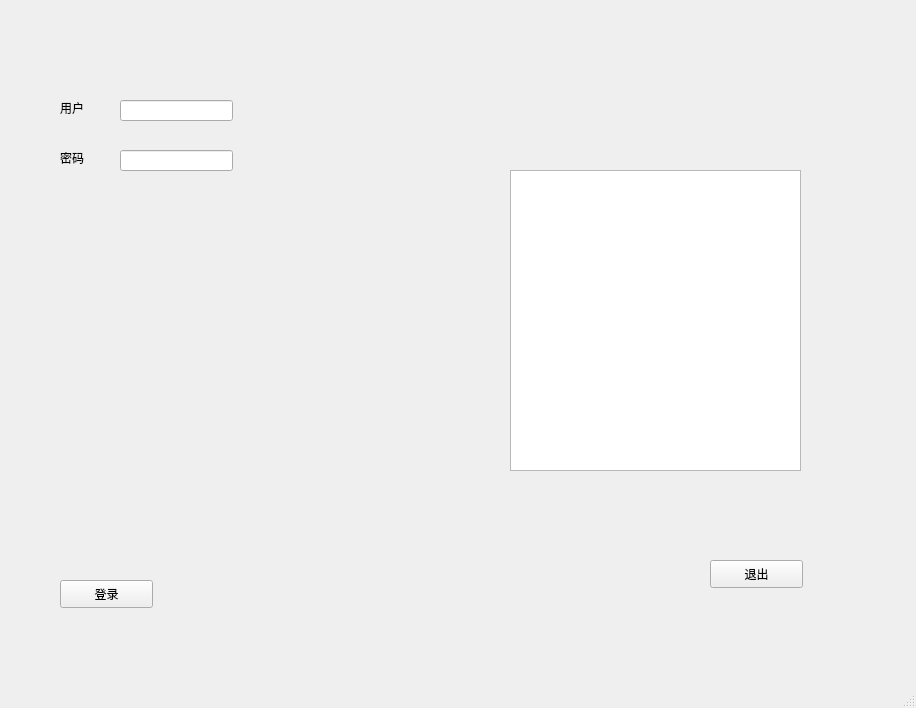
<?xml version="1.0" encoding="UTF-8"?>
<ui version="4.0">
 <class>MainWindow</class>
 <widget class="QMainWindow" name="MainWindow">
  <property name="geometry">
   <rect>
    <x>0</x>
    <y>0</y>
    <width>916</width>
    <height>708</height>
   </rect>
  </property>
  <property name="windowTitle">
   <string>MainWindow</string>
  </property>
  <widget class="QWidget" name="centralwidget">
   <widget class="QPushButton" name="pushButton">
    <property name="geometry">
     <rect>
      <x>60</x>
      <y>580</y>
      <width>93</width>
      <height>28</height>
     </rect>
    </property>
    <property name="text">
     <string>登录</string>
    </property>
   </widget>
   <widget class="QPushButton" name="pushButton_2">
    <property name="geometry">
     <rect>
      <x>710</x>
      <y>560</y>
      <width>93</width>
      <height>28</height>
     </rect>
    </property>
    <property name="text">
     <string>退出</string>
    </property>
   </widget>
   <widget class="QTextBrowser" name="textBrowser">
    <property name="geometry">
     <rect>
      <x>510</x>
      <y>170</y>
      <width>291</width>
      <height>301</height>
     </rect>
    </property>
   </widget>
   <widget class="QLabel" name="label">
    <property name="geometry">
     <rect>
      <x>60</x>
      <y>100</y>
      <width>72</width>
      <height>15</height>
     </rect>
    </property>
    <property name="text">
     <string>用户</string>
    </property>
   </widget>
   <widget class="QLabel" name="label_2">
    <property name="geometry">
     <rect>
      <x>60</x>
      <y>150</y>
      <width>72</width>
      <height>15</height>
     </rect>
    </property>
    <property name="text">
     <string>密码</string>
    </property>
   </widget>
   <widget class="QLineEdit" name="lineEdit">
    <property name="geometry">
     <rect>
      <x>120</x>
      <y>100</y>
      <width>113</width>
      <height>21</height>
     </rect>
    </property>
   </widget>
   <widget class="QLineEdit" name="lineEdit_2">
    <property name="geometry">
     <rect>
      <x>120</x>
      <y>150</y>
      <width>113</width>
      <height>21</height>
     </rect>
    </property>
   </widget>
  </widget>
  <widget class="QMenuBar" name="menubar">
   <property name="geometry">
    <rect>
     <x>0</x>
     <y>0</y>
     <width>916</width>
     <height>26</height>
    </rect>
   </property>
  </widget>
  <widget class="QStatusBar" name="statusbar"/>
 </widget>
 <resources/>
 <connections/>
</ui>
